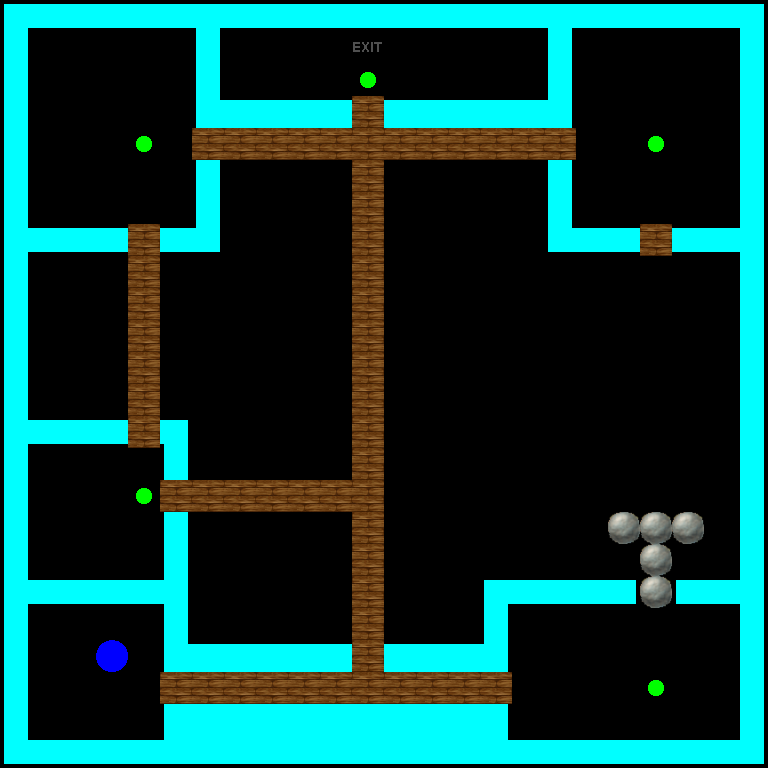

A 2D game scene composited from a Tiled map and its tileset images. What follows is a short description and the map's XML, with every tile layer's data as written:
An orthogonal 24x24 tile map with 32x32 px tiles, 4 tile layers (Layer 0, Layer 1, Layer 2, Layer 3), 5 tilesets.

<map version="1.0" orientation="orthogonal" renderorder="right-down" width="24" height="24" tilewidth="32" tileheight="32" nextobjectid="1">
 <properties>
  <property name="Description" value="This is a big map, but not a hard one :)" />
  <property name="Title" value="Level 3" />
 </properties>
 <tileset firstgid="1" name="Walls" tilewidth="32" tileheight="32">
  <image source="walls.png" width="352" height="224" />
 </tileset>
 <tileset firstgid="78" name="Layer0" tilewidth="32" tileheight="32">
  <image source="Layer0.png" width="256" height="64" />
 </tileset>
 <tileset firstgid="94" name="Layer1" tilewidth="32" tileheight="32">
  <image source="Layer1.png" width="256" height="32" />
 </tileset>
 <tileset firstgid="102" name="Layer2" tilewidth="32" tileheight="32">
  <image source="Layer2.png" width="256" height="32" />
 </tileset>
 <tileset firstgid="110" name="Layer3" tilewidth="32" tileheight="32">
  <image source="Layer3.png" width="256" height="32" />
 </tileset>
 <layer name="Layer 0" width="24" height="24">
  <data encoding="csv">
5,35,35,35,35,35,6,35,35,35,35,35,35,35,35,35,35,6,35,35,35,35,35,7,
15,0,0,0,0,0,15,0,0,0,0,78,0,0,0,0,0,15,0,0,0,0,0,15,
15,0,0,0,0,0,15,0,0,0,0,0,0,0,0,0,0,15,0,0,0,0,0,15,
15,0,0,0,0,0,30,2,2,2,2,2,2,2,2,2,2,31,0,0,0,0,0,15,
15,0,0,0,0,0,41,24,24,24,24,10,24,24,24,24,24,42,0,0,0,0,0,15,
15,0,0,0,0,0,15,0,0,0,0,15,0,0,0,0,0,15,0,0,0,0,0,15,
15,0,0,0,0,0,15,0,0,0,0,15,0,0,0,0,0,15,0,0,0,0,0,15,
16,35,35,35,6,35,29,0,0,0,0,15,0,0,0,0,0,27,35,35,35,35,35,18,
15,0,0,0,15,0,0,0,0,0,0,15,0,0,0,0,0,0,0,0,0,0,0,15,
15,0,0,0,15,0,0,0,0,0,0,15,0,0,0,0,0,0,0,0,0,0,0,15,
15,0,0,0,15,0,0,0,0,0,0,15,0,0,0,0,0,0,0,0,0,0,0,15,
15,0,0,0,15,0,0,0,0,0,0,15,0,0,0,0,0,0,0,0,0,0,0,15,
15,0,0,0,15,0,0,0,0,0,0,15,0,0,0,0,0,0,0,0,0,0,0,15,
16,35,35,35,28,7,0,0,0,0,0,15,0,0,0,0,0,0,0,0,0,0,0,15,
15,0,0,0,0,15,0,0,0,0,0,15,0,0,0,0,0,0,0,0,0,0,0,15,
15,0,0,0,0,16,35,35,35,35,35,18,0,0,0,0,0,0,0,0,0,0,0,15,
15,0,0,0,0,15,0,0,0,0,0,15,0,0,0,0,0,0,0,0,0,0,0,15,
15,0,0,0,0,15,0,0,0,0,0,15,0,0,0,0,0,0,0,0,0,0,0,15,
16,35,35,35,35,18,0,0,0,0,0,15,0,0,0,5,35,35,35,36,0,34,35,18,
15,0,0,0,0,15,0,0,0,0,0,15,0,0,0,15,0,0,0,0,0,0,0,15,
15,0,0,0,0,30,2,2,2,2,2,21,2,2,2,31,0,0,0,0,0,0,0,15,
15,0,0,0,0,12,13,13,13,13,13,13,13,13,13,14,0,0,0,0,0,0,0,15,
15,0,0,0,0,12,13,13,13,13,13,13,13,13,13,14,0,0,0,0,0,0,0,15,
27,35,35,35,35,19,24,24,24,24,24,24,24,24,24,20,35,35,35,35,35,35,35,29
</data>
 </layer>
 <layer name="Layer 1" width="24" height="24">
  <data encoding="csv">
0,0,0,0,0,0,0,0,0,0,0,0,0,0,0,0,0,0,0,0,0,0,0,0,
0,0,0,0,0,0,0,0,0,0,0,0,0,0,0,0,0,0,0,0,0,0,0,0,
0,0,0,0,0,0,0,0,0,0,0,0,0,0,0,0,0,0,0,0,0,0,0,0,
0,0,0,0,0,0,0,0,0,0,0,94,0,0,0,0,0,0,0,0,0,0,0,0,
0,0,0,0,0,0,94,94,94,94,94,94,94,94,94,94,94,94,0,0,0,0,0,0,
0,0,0,0,0,0,0,0,0,0,0,94,0,0,0,0,0,0,0,0,0,0,0,0,
0,0,0,0,0,0,0,0,0,0,0,94,0,0,0,0,0,0,0,0,0,0,0,0,
0,0,0,0,94,0,0,0,0,0,0,94,0,0,0,0,0,0,0,0,94,0,0,0,
0,0,0,0,94,0,0,0,0,0,0,94,0,0,0,0,0,0,0,0,0,0,0,0,
0,0,0,0,94,0,0,0,0,0,0,94,0,0,0,0,0,0,0,0,0,0,0,0,
0,0,0,0,94,0,0,0,0,0,0,94,0,0,0,0,0,0,0,0,0,0,0,0,
0,0,0,0,94,0,0,0,0,0,0,94,0,0,0,0,0,0,0,0,0,0,0,0,
0,0,0,0,94,0,0,0,0,0,0,94,0,0,0,0,0,0,0,0,0,0,0,0,
0,0,0,0,94,0,0,0,0,0,0,94,0,0,0,0,0,0,0,0,0,0,0,0,
0,0,0,0,0,0,0,0,0,0,0,94,0,0,0,0,0,0,0,0,0,0,0,0,
0,0,0,0,0,94,94,94,94,94,94,94,0,0,0,0,0,0,0,0,0,0,0,0,
0,0,0,0,0,0,0,0,0,0,0,94,0,0,0,0,0,0,0,0,0,0,0,0,
0,0,0,0,0,0,0,0,0,0,0,94,0,0,0,0,0,0,0,0,0,0,0,0,
0,0,0,0,0,0,0,0,0,0,0,94,0,0,0,0,0,0,0,0,0,0,0,0,
0,0,0,0,0,0,0,0,0,0,0,94,0,0,0,0,0,0,0,0,0,0,0,0,
0,0,0,0,0,0,0,0,0,0,0,94,0,0,0,0,0,0,0,0,0,0,0,0,
0,0,0,0,0,94,94,94,94,94,94,94,94,94,94,94,0,0,0,0,0,0,0,0,
0,0,0,0,0,0,0,0,0,0,0,0,0,0,0,0,0,0,0,0,0,0,0,0,
0,0,0,0,0,0,0,0,0,0,0,0,0,0,0,0,0,0,0,0,0,0,0,0
</data>
 </layer>
 <layer name="Layer 2" width="24" height="24">
  <data encoding="csv">
0,0,0,0,0,0,0,0,0,0,0,0,0,0,0,0,0,0,0,0,0,0,0,0,
0,0,0,0,0,0,0,0,0,0,0,0,0,0,0,0,0,0,0,0,0,0,0,0,
0,0,0,0,0,0,0,0,0,0,0,0,0,0,0,0,0,0,0,0,0,0,0,0,
0,0,0,0,0,0,0,0,0,0,0,0,0,0,0,0,0,0,0,0,0,0,0,0,
0,0,0,0,0,0,0,0,0,0,0,0,0,0,0,0,0,0,0,0,0,0,0,0,
0,0,0,0,0,0,0,0,0,0,0,0,0,0,0,0,0,0,0,0,0,0,0,0,
0,0,0,0,0,0,0,0,0,0,0,0,0,0,0,0,0,0,0,0,0,0,0,0,
0,0,0,0,0,0,0,0,0,0,0,0,0,0,0,0,0,0,0,0,0,0,0,0,
0,0,0,0,0,0,0,0,0,0,0,0,0,0,0,0,0,0,0,0,0,0,0,0,
0,0,0,0,0,0,0,0,0,0,0,0,0,0,0,0,0,0,0,0,0,0,0,0,
0,0,0,0,0,0,0,0,0,0,0,0,0,0,0,0,0,0,0,0,0,0,0,0,
0,0,0,0,0,0,0,0,0,0,0,0,0,0,0,0,0,0,0,0,0,0,0,0,
0,0,0,0,0,0,0,0,0,0,0,0,0,0,0,0,0,0,0,0,0,0,0,0,
0,0,0,0,0,0,0,0,0,0,0,0,0,0,0,0,0,0,0,0,0,0,0,0,
0,0,0,0,0,0,0,0,0,0,0,0,0,0,0,0,0,0,0,0,0,0,0,0,
0,0,0,0,0,0,0,0,0,0,0,0,0,0,0,0,0,0,0,0,0,0,0,0,
0,0,0,0,0,0,0,0,0,0,0,0,0,0,0,0,0,0,0,102,102,102,0,0,
0,0,0,0,0,0,0,0,0,0,0,0,0,0,0,0,0,0,0,0,102,0,0,0,
0,0,0,0,0,0,0,0,0,0,0,0,0,0,0,0,0,0,0,0,102,0,0,0,
0,0,0,0,0,0,0,0,0,0,0,0,0,0,0,0,0,0,0,0,0,0,0,0,
0,0,0,0,0,0,0,0,0,0,0,0,0,0,0,0,0,0,0,0,0,0,0,0,
0,0,0,0,0,0,0,0,0,0,0,0,0,0,0,0,0,0,0,0,0,0,0,0,
0,0,0,0,0,0,0,0,0,0,0,0,0,0,0,0,0,0,0,0,0,0,0,0,
0,0,0,0,0,0,0,0,0,0,0,0,0,0,0,0,0,0,0,0,0,0,0,0
</data>
 </layer>
 <layer name="Layer 3" width="24" height="24">
  <data encoding="csv">
0,0,0,0,0,0,0,0,0,0,0,0,0,0,0,0,0,0,0,0,0,0,0,0,
0,0,0,0,0,0,0,0,0,0,0,0,0,0,0,0,0,0,0,0,0,0,0,0,
0,0,0,0,0,0,0,0,0,0,0,111,0,0,0,0,0,0,0,0,0,0,0,0,
0,0,0,0,0,0,0,0,0,0,0,0,0,0,0,0,0,0,0,0,0,0,0,0,
0,0,0,0,111,0,0,0,0,0,0,0,0,0,0,0,0,0,0,0,111,0,0,0,
0,0,0,0,0,0,0,0,0,0,0,0,0,0,0,0,0,0,0,0,0,0,0,0,
0,0,0,0,0,0,0,0,0,0,0,0,0,0,0,0,0,0,0,0,0,0,0,0,
0,0,0,0,0,0,0,0,0,0,0,0,0,0,0,0,0,0,0,0,0,0,0,0,
0,0,0,0,0,0,0,0,0,0,0,0,0,0,0,0,0,0,0,0,0,0,0,0,
0,0,0,0,0,0,0,0,0,0,0,0,0,0,0,0,0,0,0,0,0,0,0,0,
0,0,0,0,0,0,0,0,0,0,0,0,0,0,0,0,0,0,0,0,0,0,0,0,
0,0,0,0,0,0,0,0,0,0,0,0,0,0,0,0,0,0,0,0,0,0,0,0,
0,0,0,0,0,0,0,0,0,0,0,0,0,0,0,0,0,0,0,0,0,0,0,0,
0,0,0,0,0,0,0,0,0,0,0,0,0,0,0,0,0,0,0,0,0,0,0,0,
0,0,0,0,0,0,0,0,0,0,0,0,0,0,0,0,0,0,0,0,0,0,0,0,
0,0,0,0,111,0,0,0,0,0,0,0,0,0,0,0,0,0,0,0,0,0,0,0,
0,0,0,0,0,0,0,0,0,0,0,0,0,0,0,0,0,0,0,0,0,0,0,0,
0,0,0,0,0,0,0,0,0,0,0,0,0,0,0,0,0,0,0,0,0,0,0,0,
0,0,0,0,0,0,0,0,0,0,0,0,0,0,0,0,0,0,0,0,0,0,0,0,
0,0,0,0,0,0,0,0,0,0,0,0,0,0,0,0,0,0,0,0,0,0,0,0,
0,0,0,110,0,0,0,0,0,0,0,0,0,0,0,0,0,0,0,0,0,0,0,0,
0,0,0,0,0,0,0,0,0,0,0,0,0,0,0,0,0,0,0,0,111,0,0,0,
0,0,0,0,0,0,0,0,0,0,0,0,0,0,0,0,0,0,0,0,0,0,0,0,
0,0,0,0,0,0,0,0,0,0,0,0,0,0,0,0,0,0,0,0,0,0,0,0
</data>
 </layer>
</map>
